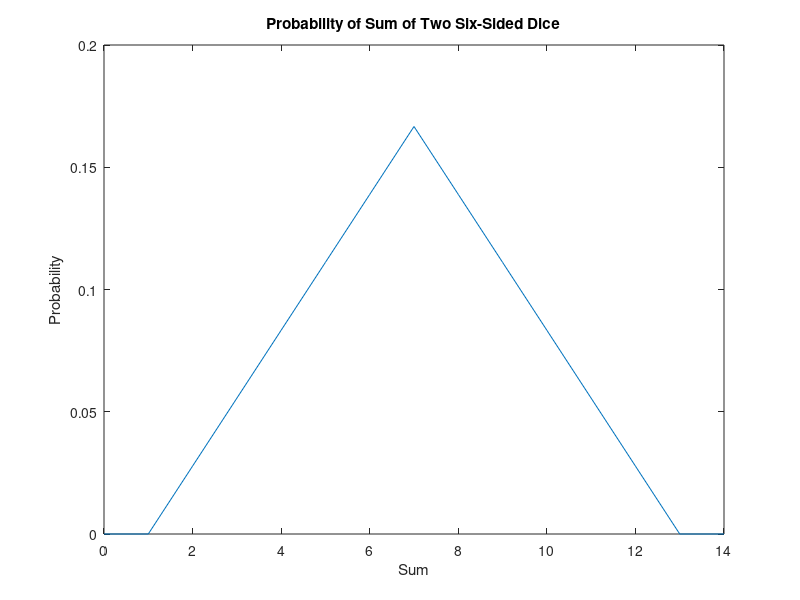
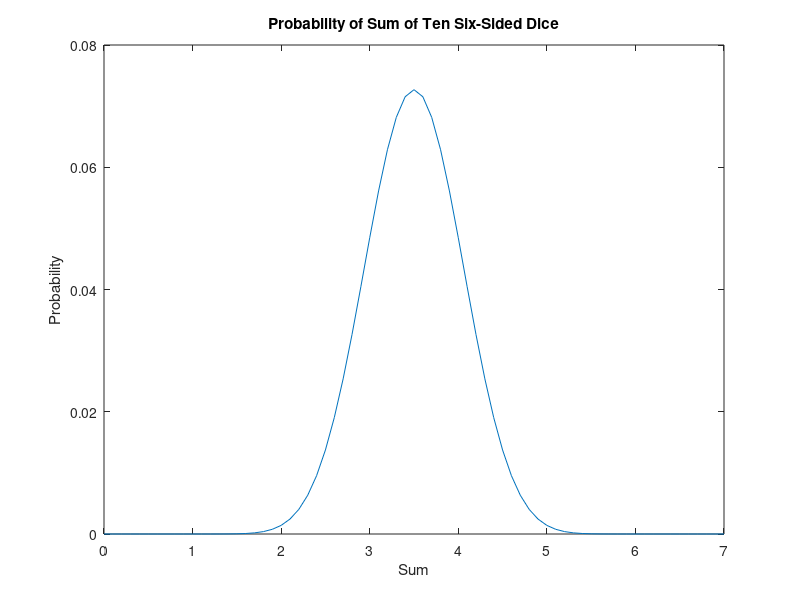
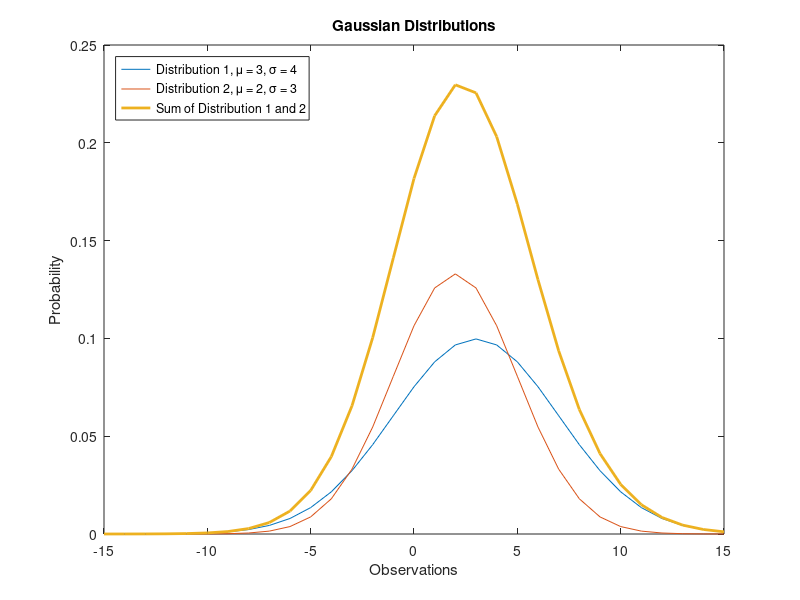

These charts were generated, in order, by the following MATLAB code:
%% Homework 2

%% Problem 1
% The probability of rolling snake eyes is given by the product of the
% probability of rolling a one on each die which is 1/36. The probability
% of rolling a sum of seven is 6/36 or 1/6. I arrived at this answer since
% the probability of rolling a sum of seven given the first dice already
% has a value is 1/36. There are six different ways to roll a sum of seven
% so 6*(1/36) is 6/36 or 1/6. This means it is more probable to roll a sum
% of seven than it is to roll snake eyes since 1/6 is greater than 1/36. 

%% Problem 2
% Analytic Method (Math and Counting)
% Shows the probability of rolling a certain sum using two dice. Also lists
% the possible outcomes to achieve that sum. 
% Sum of 1:  0/36 {}
% Sum of 2:  1/36 {(1,1)}
% Sum of 3:  2/36 {(1,2),(2,1)}
% Sum of 4:  3/36 {(1,3),(2,2),(3,1)}
% Sum of 5:  4/36 {(1,4),(2,3),(3,2),(4,1)}
% Sum of 6:  5/36 {(1,5),(2,4),(3,3),(4,2),(5,1)}
% Sum of 7:  6/36 {(1,6),(2,5),(3,4),(4,3),(5,2),(6,1)}
% Sum of 8:  5/36 {(2,6),(3,5),(4,4),(5,3),(6,2)}
% Sum of 9:  4/36 {(3,6),(4,5),(5,4),(6,3)}
% Sum of 10: 3/36 {(4,6),(5,5),(6,4)}
% Sum of 11: 2/36 {(5,6),(6,5)}
% Sum of 12: 1/36 {(6,6)}
% Sum of 13: 0/36 {}

% Numeric Method (Computer Program)
% This method performs a convolution on itself to show the probability of
% two dice. The reason a convolution is performed on itself is because both
% dice share the same probability of 1/6 since each value has an equal
% probability to be rolled on a six-sided die. Here, we see the numeric
% method is consistent with the probabilities calculated in the analytic
% method section. 
probs = [0,1/6,1/6,1/6,1/6,1/6,1/6,0];
convu = conv(probs,probs);
plot(0:length(convu)-1, convu);
title("Probability of Sum of Two Six-Sided Dice");
xlabel("Sum"); ylabel("Probability"); figure;

%% Problem 3
% Mean
% From the plot in the previous problem, the mean is 7. The mean is given
% by sum[x*f(x)] where f(x)=1/6 for all values since there is an equal
% chance to roll each value. The values of x are {1,2,3,4,5,6,1,2,3,4,5,6}
% which are all the values that can be rolled from two dice. So if we
% compute sum[x*f(x)], we get 1/6*sum(x)=42/6=7. This mathematical approach
% is consistent with the mean shown in the graph since mean is 7. Another
% thing to point out is the mean of one die is 3.5 so the mean of n die is
% simply n times 3.5. In this case, we have two dice so 2*3.5 = 7 which is
% consistent with the previous two methods. 

x = [1,2,3,4,5,6,1,2,3,4,5,6];
mean = sum(x)/6;
disp(mean);

% Variance
% The variance is given by sum[(x-mean)f(x)]. From the previous part, we
% know f(x)=1/6 for all values since there is an equal chance to roll each
% value. Also, the mean for one die is 3.5 and the values of x are
% [1,2,3,4,5,6]. So if we compute the variance of one die, we get 2.196.
% Now, if we want the variance of two dice, we simply multiple the variance
% of one die by two which gives us a result of 5.833. This means you can
% simply multiply n to the variance of one die to find the variance of n
% die. This is because they are independent of one another. 

variance = 0; 
x = [1,2,3,4,5,6];
for c = 1:length(x)
variance = variance+(x(1,c)-3.5)^2/6;
end
disp(2*variance);

%% Problem 4
probs = [0,1/6,1/6,1/6,1/6,1/6,1/6,0];
convu = conv(probs,probs);
for c = 1:8
   convu = conv(convu,probs); 
end
x = 0:length(convu)-1;
plot(x/10, convu); 
title("Probability of Sum of Ten Six-Sided Dice");
xlabel("Sum"); ylabel("Probability"); figure;

% According the Central Limit Theorem, most distributions when summed or
% averaged over enough trials will converge to a Gaussian pdf. This can be
% seen if we compare the pdf of the sum of two six-sided dice and that of
% ten six-sided dice. The pdf with two dice has a very sharp
% triangular-shaped graph but the pdf with ten dice has a smooth curve
% which looks like a Gaussian distribution. From the shape of these two
% pdfs, we can see how the Central Limit Theorem takes effect. Therefore, I
% would say this is a Gaussian distribution. 

%% Problem 5
% This part shows that the sum of an initially Gaussian distribution is
% also a Gaussian distribution. This is shown by defining two Gaussian
% distributions "gdist1" and "gdist2" and a third Gaussian distribution
% "gidst3" which is the sum of the first two Gaussian distributions. I plot
% each of them on the same plot to show all three functions and how each
% have characteristics of a Gaussian distribution. 
x = -15:15;
gdist1 = makedist("Normal",'mu',3,'sigma',4);
gdist2 = makedist("Normal",'mu',2,'sigma',3);
gdist3 = pdf(gdist1,x)+pdf(gdist2,x);
plot(x,pdf(gdist1,x),x,pdf(gdist2,x),x,gdist3,'LineWidth',2);
title("Gaussian Distributions");
xlabel("Observations"); ylabel("Probability"); 
legend('Distribution 1, \mu = 3, \sigma = 4',... 
       'Distribution 2, \mu = 2, \sigma = 3',...
       'Sum of Distribution 1 and 2', 'Location', 'Northwest');
   
% From the plot of Distribution 1, 2, and 3 (D1, D2, and D3 respectively),
% we know the standard deviation of the resulting sum or average Gaussian
% distribution changes. The standard deviation of D1 and D2 are 4 and 3
% respectively. In order to calculate the standard deviation of D3, we must
% find the variance of D3 first since variance is equal to the square of
% the standard deviation. So the variance of D3 is equal to the sum of the
% variance of D1 and D2 which is 4^2 + 3^3 = 25. Now, the standard
% deviation of D3 is 5. Thus, this shows how the standard deviation of the
% resulting sum of Gaussian distributions changes. The average of D3 is
% simply the sum of the averages of D1 and D2 which are 3 and 2
% respectively. So the average of D3 is 5. 